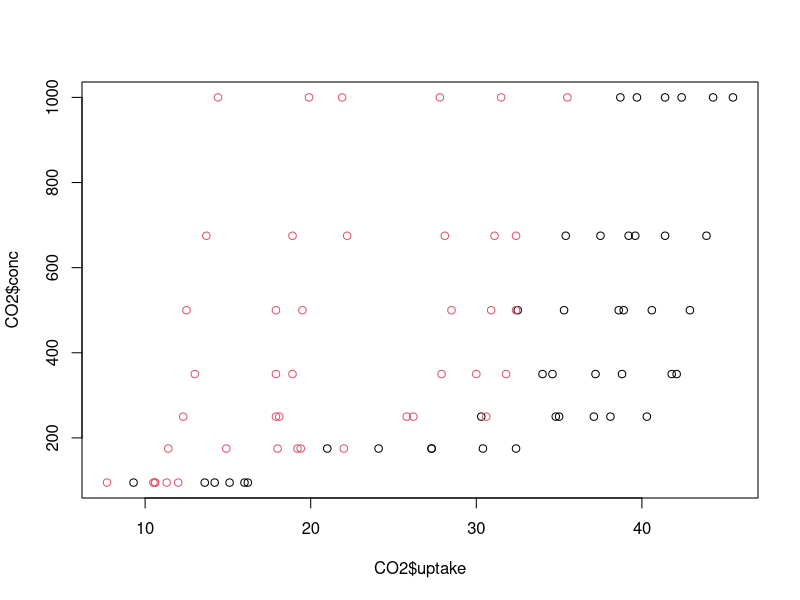

Write the R code that produced this figure.
## ---- chunk 1
# Write your answer here
min(CO2$conc)
max(CO2$conc)
## ---- chunk 2
# Write your answer here
CO2$conc_L <- CO2$conc/1000
names(CO2)
## ---- chunk 3
# Write your answer here
plot(CO2$uptake, CO2$conc, col=CO2$Type)
